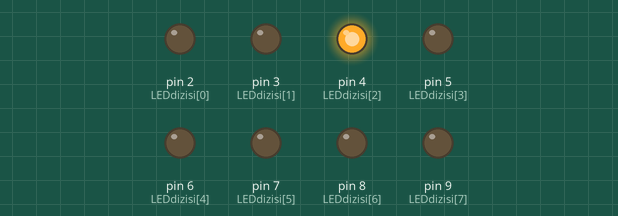
Recording of a sketch running on a simulated Arduino Uno, built with avr-gcc and run on an emulated ATmega328P. On the bench: output pins drawn as LEDs (lit = HIGH).

Above: at 2.6 s.
At 3.6 s:
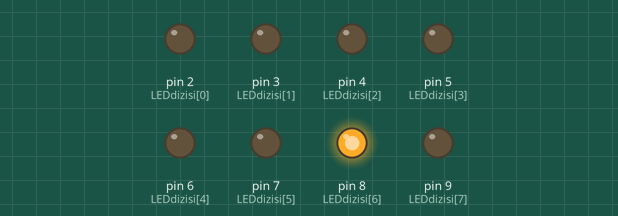
At 4.6 s:
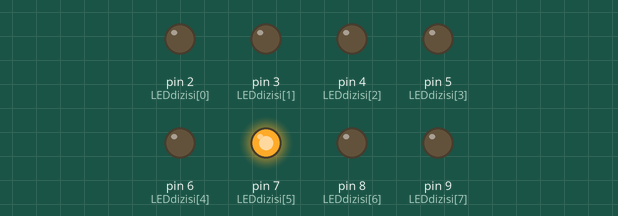
At 5.6 s:
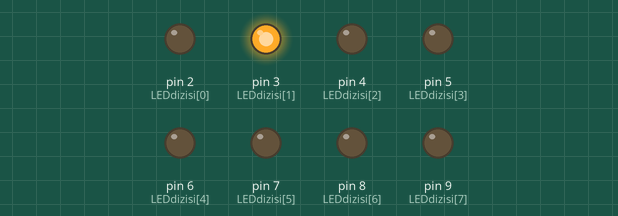
At 7.6 s:
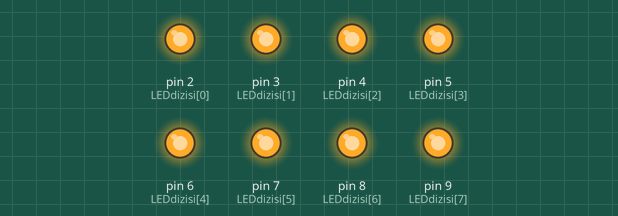
At 9.7 s:
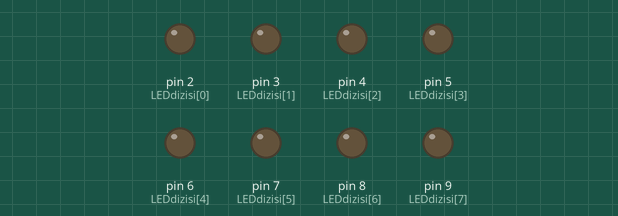
Timing chart, 0 to 40.0 s (numbered marks = the images above):
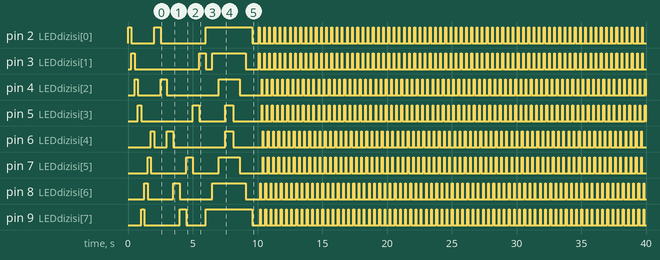

The sketch:

LED_Yakma.ino
```cpp
const int LEDdizisi[] = {2,3,4,5,6,7,8,9};

void setup () {

  for(int i=0; i<8 ;i++)
  { /* For dongusuyle LEDdizisi elemanlarina ulasiyoruz */
    pinMode(LEDdizisi[i], OUTPUT); /* LED pinleri cikis olarak ayarlandi */
  }

}

void kapat(){
  digitalWrite(LEDdizisi[0], LOW);
  digitalWrite(LEDdizisi[1], LOW);
  digitalWrite(LEDdizisi[2], LOW);
  digitalWrite(LEDdizisi[3], LOW);
  digitalWrite(LEDdizisi[4], LOW);
  digitalWrite(LEDdizisi[5], LOW);
  digitalWrite(LEDdizisi[6], LOW);
  digitalWrite(LEDdizisi[7], LOW);
  }
void siren(){
  digitalWrite(LEDdizisi[0], HIGH);
  digitalWrite(LEDdizisi[1], HIGH);
  delay(50);
  digitalWrite(LEDdizisi[0], LOW);
  digitalWrite(LEDdizisi[1], LOW);
  delay(50);
  digitalWrite(LEDdizisi[6], HIGH);
  digitalWrite(LEDdizisi[7], HIGH);
  delay(50);
  digitalWrite(LEDdizisi[6], LOW);
  digitalWrite(LEDdizisi[7], LOW);
  delay(50);
  digitalWrite(LEDdizisi[2], HIGH);
  digitalWrite(LEDdizisi[3], HIGH);
   delay(50);
  digitalWrite(LEDdizisi[2], LOW);
  digitalWrite(LEDdizisi[3], LOW);
  delay(50);
  digitalWrite(LEDdizisi[4], HIGH);
  digitalWrite(LEDdizisi[5], HIGH);
  delay(50);
  digitalWrite(LEDdizisi[4], LOW);
  digitalWrite(LEDdizisi[5], LOW);
  delay(50);
  }

  void donedgeri(){
    for(int i=0; i<4; i++){ /* Tum LEDleri sirayla 50 milisaniye yakip sonduruyoruz */
    digitalWrite(LEDdizisi[i],HIGH);
    delay(250);
    digitalWrite(LEDdizisi[i],LOW);
  }

  for(int j=7;j>3; j--)
  { /* LEDleri geri yonde 50 milisaniye yakip sonduruyoruz */
    digitalWrite(LEDdizisi[j],HIGH);
    delay(250);
    digitalWrite(LEDdizisi[j], LOW);
  }
    }

 void    biratla(){
      for(int i=0; i<8; i++){ /* Tum LEDleri sirayla 50 milisaniye yakip sonduruyoruz */
    digitalWrite(LEDdizisi[i],HIGH);
    delay(500);
    digitalWrite(LEDdizisi[i],LOW);
    i++;
  }

  for(int j=7;j>-1; j--)
  { /* LEDleri geri yonde 50 milisaniye yakip sonduruyoruz */
    digitalWrite(LEDdizisi[j],HIGH);
    delay(500);
    digitalWrite(LEDdizisi[j], LOW);
    j--;
  }
  digitalWrite(LEDdizisi[0], LOW);
      }

 void ikili(){
   int k=0;
   for(int j=7;j>3; j--)
  { /* LEDleri geri yonde 50 milisaniye yakip sonduruyoruz */
    digitalWrite(LEDdizisi[j],HIGH);
    digitalWrite(LEDdizisi[k],HIGH);
    delay(500);
    k++;
  }
  delay(100);
  k=4;
  for(int j=3;j>-1; j--)
  { /* LEDleri geri yonde 50 milisaniye yakip sonduruyoruz */
    digitalWrite(LEDdizisi[j],LOW);
    digitalWrite(LEDdizisi[k],LOW);
    delay(500);
    k++;
  }
  }

void loop() {
  delay(10);
   donedgeri();
   biratla();
   ikili();

  int k=0;
  while(k==0){
  siren();

  }
}
```

Measured:
- by itself, pin 2 (LEDdizisi[0]): LOW → HIGH at 0.01 s, → LOW 0.25 s later, → HIGH 1.8 s later, → LOW 0.50 s later, … (156 changes in this stretch)
- by itself, pin 3 (LEDdizisi[1]): LOW → HIGH at 0.26 s, → LOW 0.25 s later, → HIGH 5.0 s later, → LOW 0.50 s later, … (156 changes in this stretch)
- by itself, pin 4 (LEDdizisi[2]): LOW → HIGH at 0.51 s, → LOW 0.25 s later, → HIGH 1.8 s later, → LOW 0.50 s later, … (156 changes in this stretch)
- by itself, pin 5 (LEDdizisi[3]): LOW → HIGH at 0.76 s, → LOW 0.25 s later, → HIGH 4.0 s later, → LOW 0.50 s later, … (156 changes in this stretch)
- by itself, pin 6 (LEDdizisi[4]): LOW → HIGH at 1.8 s, → LOW 0.25 s later, → HIGH 1.0 s later, → LOW 0.50 s later, … (154 changes in this stretch)
- by itself, pin 7 (LEDdizisi[5]): LOW → HIGH at 1.5 s, → LOW 0.25 s later, → HIGH 2.8 s later, → LOW 0.50 s later, … (154 changes in this stretch)
- by itself, pin 8 (LEDdizisi[6]): LOW → HIGH at 1.3 s, → LOW 0.25 s later, → HIGH 2.0 s later, → LOW 0.50 s later, … (156 changes in this stretch)
- by itself, pin 9 (LEDdizisi[7]): LOW → HIGH at 1.0 s, → LOW 0.25 s later, → HIGH 2.8 s later, → LOW 0.50 s later, … (156 changes in this stretch)
